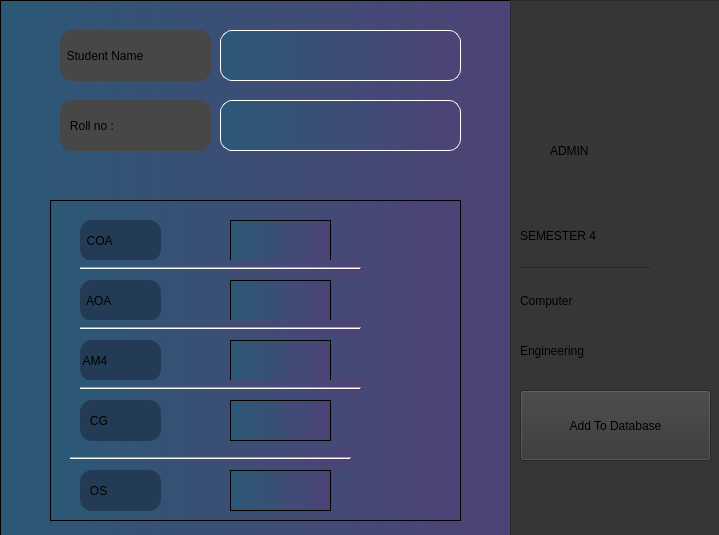
<?xml version="1.0" encoding="UTF-8"?>
<ui version="4.0">
 <class>MainWindow</class>
 <widget class="QMainWindow" name="MainWindow">
  <property name="geometry">
   <rect>
    <x>0</x>
    <y>0</y>
    <width>719</width>
    <height>535</height>
   </rect>
  </property>
  <property name="windowTitle">
   <string>MainWindow</string>
  </property>
  <widget class="QWidget" name="centralwidget">
   <widget class="QFrame" name="frame_2">
    <property name="geometry">
     <rect>
      <x>0</x>
      <y>0</y>
      <width>511</width>
      <height>541</height>
     </rect>
    </property>
    <property name="styleSheet">
     <string notr="true">background:qlineargradient(spread:pad, x1:0, y1:0, x2:1, y2:0, stop:0 #2b5876, stop:1 #4e4376);
font: 14pt &quot;Roboto&quot;;</string>
    </property>
    <property name="frameShape">
     <enum>QFrame::StyledPanel</enum>
    </property>
    <property name="frameShadow">
     <enum>QFrame::Raised</enum>
    </property>
    <widget class="QLabel" name="label">
     <property name="geometry">
      <rect>
       <x>60</x>
       <y>30</y>
       <width>151</width>
       <height>51</height>
      </rect>
     </property>
     <property name="styleSheet">
      <string notr="true">background:#474747;

border-radius : 12px;</string>
     </property>
     <property name="text">
      <string>  Student Name </string>
     </property>
    </widget>
    <widget class="QLabel" name="label_2">
     <property name="geometry">
      <rect>
       <x>60</x>
       <y>100</y>
       <width>151</width>
       <height>51</height>
      </rect>
     </property>
     <property name="styleSheet">
      <string notr="true">background: #474747;
border-radius : 12px;</string>
     </property>
     <property name="text">
      <string>   Roll no :</string>
     </property>
    </widget>
    <widget class="QTextEdit" name="student_name">
     <property name="geometry">
      <rect>
       <x>220</x>
       <y>30</y>
       <width>241</width>
       <height>51</height>
      </rect>
     </property>
     <property name="styleSheet">
      <string notr="true">border-radius: 12px;
border: 1px solid white;</string>
     </property>
    </widget>
    <widget class="QTextEdit" name="roll_no">
     <property name="geometry">
      <rect>
       <x>220</x>
       <y>100</y>
       <width>241</width>
       <height>51</height>
      </rect>
     </property>
     <property name="styleSheet">
      <string notr="true">border-radius: 12px;
border: 1px solid white;</string>
     </property>
    </widget>
    <widget class="QFrame" name="frame_3">
     <property name="geometry">
      <rect>
       <x>50</x>
       <y>200</y>
       <width>411</width>
       <height>321</height>
      </rect>
     </property>
     <property name="frameShape">
      <enum>QFrame::StyledPanel</enum>
     </property>
     <property name="frameShadow">
      <enum>QFrame::Raised</enum>
     </property>
     <widget class="QLabel" name="label_7">
      <property name="geometry">
       <rect>
        <x>30</x>
        <y>20</y>
        <width>81</width>
        <height>41</height>
       </rect>
      </property>
      <property name="styleSheet">
       <string notr="true">background: #243b55;
border-radius : 12px;</string>
      </property>
      <property name="text">
       <string>  COA</string>
      </property>
     </widget>
     <widget class="QTextEdit" name="mcoa">
      <property name="geometry">
       <rect>
        <x>180</x>
        <y>20</y>
        <width>101</width>
        <height>41</height>
       </rect>
      </property>
      <property name="styleSheet">
       <string notr="true"/>
      </property>
     </widget>
     <widget class="QTextEdit" name="maoa">
      <property name="geometry">
       <rect>
        <x>180</x>
        <y>80</y>
        <width>101</width>
        <height>41</height>
       </rect>
      </property>
     </widget>
     <widget class="QLabel" name="label_9">
      <property name="geometry">
       <rect>
        <x>30</x>
        <y>80</y>
        <width>81</width>
        <height>41</height>
       </rect>
      </property>
      <property name="styleSheet">
       <string notr="true">background: #243b55;
border-radius : 12px;</string>
      </property>
      <property name="text">
       <string>  AOA</string>
      </property>
     </widget>
     <widget class="QTextEdit" name="mam4">
      <property name="geometry">
       <rect>
        <x>180</x>
        <y>140</y>
        <width>101</width>
        <height>41</height>
       </rect>
      </property>
     </widget>
     <widget class="QLabel" name="label_10">
      <property name="geometry">
       <rect>
        <x>30</x>
        <y>140</y>
        <width>81</width>
        <height>41</height>
       </rect>
      </property>
      <property name="styleSheet">
       <string notr="true">background: #243b55;
border-radius : 12px;</string>
      </property>
      <property name="text">
       <string> AM4</string>
      </property>
     </widget>
     <widget class="QTextEdit" name="mcg">
      <property name="geometry">
       <rect>
        <x>180</x>
        <y>200</y>
        <width>101</width>
        <height>41</height>
       </rect>
      </property>
     </widget>
     <widget class="QLabel" name="label_11">
      <property name="geometry">
       <rect>
        <x>30</x>
        <y>200</y>
        <width>81</width>
        <height>41</height>
       </rect>
      </property>
      <property name="styleSheet">
       <string notr="true">background: #243b55;
border-radius : 12px;</string>
      </property>
      <property name="text">
       <string>   CG</string>
      </property>
     </widget>
     <widget class="QTextEdit" name="mos">
      <property name="geometry">
       <rect>
        <x>180</x>
        <y>270</y>
        <width>101</width>
        <height>41</height>
       </rect>
      </property>
     </widget>
     <widget class="QLabel" name="label_12">
      <property name="geometry">
       <rect>
        <x>30</x>
        <y>270</y>
        <width>81</width>
        <height>41</height>
       </rect>
      </property>
      <property name="styleSheet">
       <string notr="true">background: #243b55;
border-radius : 12px;</string>
      </property>
      <property name="text">
       <string>   OS</string>
      </property>
     </widget>
     <widget class="Line" name="line_2">
      <property name="geometry">
       <rect>
        <x>30</x>
        <y>60</y>
        <width>281</width>
        <height>16</height>
       </rect>
      </property>
      <property name="orientation">
       <enum>Qt::Horizontal</enum>
      </property>
     </widget>
     <widget class="Line" name="line_3">
      <property name="geometry">
       <rect>
        <x>30</x>
        <y>120</y>
        <width>281</width>
        <height>16</height>
       </rect>
      </property>
      <property name="orientation">
       <enum>Qt::Horizontal</enum>
      </property>
     </widget>
     <widget class="Line" name="line_4">
      <property name="geometry">
       <rect>
        <x>30</x>
        <y>180</y>
        <width>281</width>
        <height>16</height>
       </rect>
      </property>
      <property name="orientation">
       <enum>Qt::Horizontal</enum>
      </property>
     </widget>
     <widget class="Line" name="line_5">
      <property name="geometry">
       <rect>
        <x>20</x>
        <y>250</y>
        <width>281</width>
        <height>16</height>
       </rect>
      </property>
      <property name="orientation">
       <enum>Qt::Horizontal</enum>
      </property>
     </widget>
    </widget>
   </widget>
   <widget class="QFrame" name="frame">
    <property name="geometry">
     <rect>
      <x>510</x>
      <y>0</y>
      <width>211</width>
      <height>541</height>
     </rect>
    </property>
    <property name="styleSheet">
     <string notr="true">background:#363636;
font: 14pt &quot;Roboto&quot;;</string>
    </property>
    <property name="frameShape">
     <enum>QFrame::StyledPanel</enum>
    </property>
    <property name="frameShadow">
     <enum>QFrame::Raised</enum>
    </property>
    <widget class="QLabel" name="label_3">
     <property name="geometry">
      <rect>
       <x>40</x>
       <y>130</y>
       <width>71</width>
       <height>41</height>
      </rect>
     </property>
     <property name="text">
      <string>ADMIN</string>
     </property>
    </widget>
    <widget class="QLabel" name="label_4">
     <property name="geometry">
      <rect>
       <x>10</x>
       <y>210</y>
       <width>161</width>
       <height>51</height>
      </rect>
     </property>
     <property name="text">
      <string>SEMESTER 4 </string>
     </property>
    </widget>
    <widget class="QLabel" name="label_5">
     <property name="geometry">
      <rect>
       <x>10</x>
       <y>260</y>
       <width>121</width>
       <height>81</height>
      </rect>
     </property>
     <property name="text">
      <string>Computer </string>
     </property>
    </widget>
    <widget class="QLabel" name="label_6">
     <property name="geometry">
      <rect>
       <x>10</x>
       <y>320</y>
       <width>121</width>
       <height>61</height>
      </rect>
     </property>
     <property name="text">
      <string>Engineering</string>
     </property>
    </widget>
    <widget class="QLabel" name="label_8">
     <property name="geometry">
      <rect>
       <x>30</x>
       <y>30</y>
       <width>101</width>
       <height>91</height>
      </rect>
     </property>
     <property name="styleSheet">
      <string notr="true">background:  url(:/images/images/admin.png);</string>
     </property>
     <property name="text">
      <string/>
     </property>
    </widget>
    <widget class="QPushButton" name="button_add">
     <property name="geometry">
      <rect>
       <x>10</x>
       <y>390</y>
       <width>191</width>
       <height>71</height>
      </rect>
     </property>
     <property name="text">
      <string>Add To Database</string>
     </property>
    </widget>
    <widget class="Line" name="line">
     <property name="geometry">
      <rect>
       <x>10</x>
       <y>260</y>
       <width>131</width>
       <height>16</height>
      </rect>
     </property>
     <property name="orientation">
      <enum>Qt::Horizontal</enum>
     </property>
    </widget>
    <widget class="QLabel" name="message_label">
     <property name="geometry">
      <rect>
       <x>20</x>
       <y>480</y>
       <width>171</width>
       <height>41</height>
      </rect>
     </property>
     <property name="text">
      <string/>
     </property>
    </widget>
   </widget>
  </widget>
 </widget>
 <resources>
  <include location="images.qrc"/>
 </resources>
 <connections/>
</ui>
